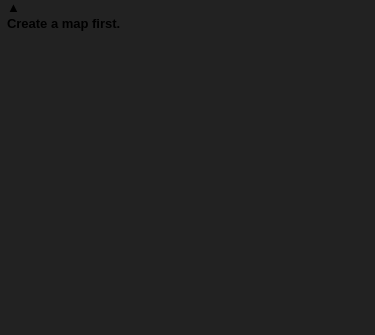
<?xml version="1.0" encoding="UTF-8"?>
<ui version="4.0">
 <class>Form</class>
 <widget class="QWidget" name="Form">
  <property name="geometry">
   <rect>
    <x>0</x>
    <y>0</y>
    <width>375</width>
    <height>335</height>
   </rect>
  </property>
  <property name="windowTitle">
   <string>Form</string>
  </property>
  <property name="styleSheet">
   <string notr="true">background-color: #222;</string>
  </property>
  <layout class="QVBoxLayout" name="verticalLayout">
   <property name="spacing">
    <number>0</number>
   </property>
   <property name="leftMargin">
    <number>2</number>
   </property>
   <property name="topMargin">
    <number>0</number>
   </property>
   <property name="rightMargin">
    <number>2</number>
   </property>
   <property name="bottomMargin">
    <number>2</number>
   </property>
   <item>
    <widget class="QStackedWidget" name="stackedWidget">
     <property name="minimumSize">
      <size>
       <width>0</width>
       <height>32</height>
      </size>
     </property>
     <property name="maximumSize">
      <size>
       <width>16777215</width>
       <height>32</height>
      </size>
     </property>
     <property name="currentIndex">
      <number>1</number>
     </property>
     <widget class="QWidget" name="page_3">
      <layout class="QVBoxLayout" name="verticalLayout_3">
       <property name="spacing">
        <number>0</number>
       </property>
       <property name="margin">
        <number>0</number>
       </property>
       <item>
        <widget class="QLabel" name="label_4">
         <property name="font">
          <font>
           <pointsize>10</pointsize>
           <weight>75</weight>
           <bold>true</bold>
          </font>
         </property>
         <property name="text">
          <string>▲</string>
         </property>
         <property name="alignment">
          <set>Qt::AlignHCenter|Qt::AlignTop</set>
         </property>
        </widget>
       </item>
       <item>
        <widget class="QLabel" name="label_5">
         <property name="font">
          <font>
           <pointsize>10</pointsize>
           <weight>75</weight>
           <bold>true</bold>
          </font>
         </property>
         <property name="text">
          <string>To show menu, click this button first.</string>
         </property>
         <property name="alignment">
          <set>Qt::AlignCenter</set>
         </property>
        </widget>
       </item>
      </layout>
     </widget>
     <widget class="QWidget" name="page_4">
      <layout class="QGridLayout" name="gridLayout">
       <property name="margin">
        <number>0</number>
       </property>
       <property name="spacing">
        <number>0</number>
       </property>
       <item row="0" column="0">
        <spacer name="horizontalSpacer">
         <property name="orientation">
          <enum>Qt::Horizontal</enum>
         </property>
         <property name="sizeType">
          <enum>QSizePolicy::Fixed</enum>
         </property>
         <property name="sizeHint" stdset="0">
          <size>
           <width>5</width>
           <height>8</height>
          </size>
         </property>
        </spacer>
       </item>
       <item row="1" column="1" rowspan="2" colspan="2">
        <widget class="QLabel" name="label_3">
         <property name="font">
          <font>
           <pointsize>10</pointsize>
           <weight>75</weight>
           <bold>true</bold>
          </font>
         </property>
         <property name="text">
          <string>Create a map first.</string>
         </property>
        </widget>
       </item>
       <item row="0" column="2">
        <spacer name="horizontalSpacer_3">
         <property name="orientation">
          <enum>Qt::Horizontal</enum>
         </property>
         <property name="sizeHint" stdset="0">
          <size>
           <width>284</width>
           <height>8</height>
          </size>
         </property>
        </spacer>
       </item>
       <item row="0" column="1">
        <widget class="QLabel" name="label">
         <property name="minimumSize">
          <size>
           <width>0</width>
           <height>14</height>
          </size>
         </property>
         <property name="maximumSize">
          <size>
           <width>16777215</width>
           <height>14</height>
          </size>
         </property>
         <property name="font">
          <font>
           <pointsize>10</pointsize>
           <weight>75</weight>
           <bold>true</bold>
          </font>
         </property>
         <property name="text">
          <string>▲</string>
         </property>
         <property name="alignment">
          <set>Qt::AlignLeading|Qt::AlignLeft|Qt::AlignTop</set>
         </property>
        </widget>
       </item>
      </layout>
     </widget>
    </widget>
   </item>
   <item>
    <spacer name="verticalSpacer">
     <property name="orientation">
      <enum>Qt::Vertical</enum>
     </property>
     <property name="sizeHint" stdset="0">
      <size>
       <width>20</width>
       <height>292</height>
      </size>
     </property>
    </spacer>
   </item>
  </layout>
 </widget>
 <resources/>
 <connections/>
</ui>
